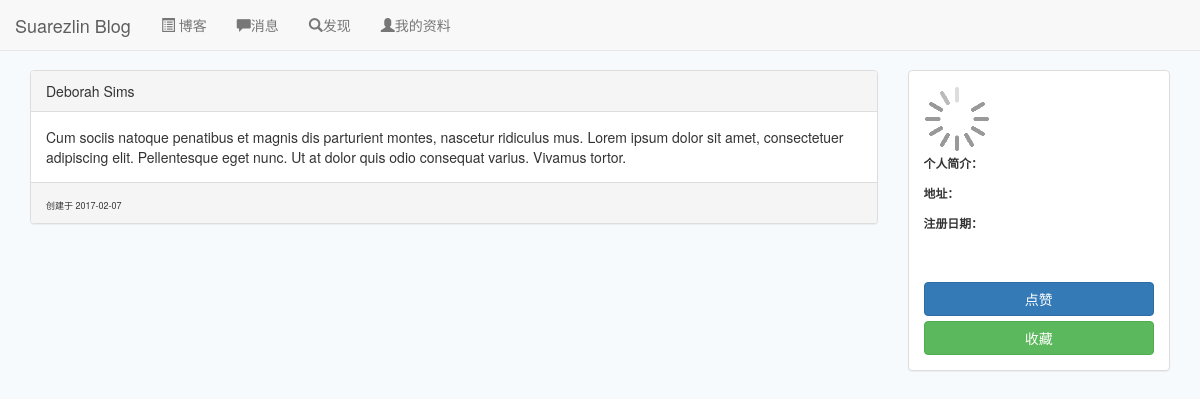
Screenshot of /blog/1 (signed in) with the database file from the repository.
### app/models.py (models this page shows, shortened)
class Text(db.Model):
    __tablename__ = 'texts'
    id = db.Column(db.Integer, primary_key=True)
    body = db.Column(db.Text)
    timestamp = db.Column(db.DateTime, index=True, default=datetime.utcnow)
    author_id = db.Column(db.Integer, db.ForeignKey('users.id'))
    comments = db.relationship('Comment', backref='text')
    title = db.Column(db.Text)
    txt = db.Column(db.Text)
    messages = db.relationship('Message', backref='blog')

### app/main/views.py (the view)
@main.route('/blog/<id>')
@login_required
def get_blog(id):
    blog = Text.query.filter_by(id=id).first()
    if current_user == blog.author:
        if blog is None:
            abort(404)
        else:
            author = blog.author
            timestamp = utc2local(blog.timestamp).strftime('%Y-%m-%d')
            return render_template('blog.html', author=author, blog=blog, timestamp=timestamp)
    else:
        if blog is None:
            abort(404)
        else:
            author = blog.author
            timestamp = utc2local(blog.timestamp).strftime('%Y-%m-%d')
            return render_template('otherblog.html', author=author, blog=blog, timestamp=timestamp)

### app/auth/views.py (called while the page is built)
@auth.before_app_request
def before_request():
    if current_user.is_authenticated and not current_user.confirmed and request.endpoint[:5]!='auth.':
        return redirect(url_for('auth.unconfirmed'))

### app/main/views.py (called while the page is built)
def utc2local(utc_st):
    now_stamp = time.time()
    local_time = datetime.datetime.fromtimestamp(now_stamp)
    utc_time = datetime.datetime.utcfromtimestamp(now_stamp)
    offset = local_time - utc_time
    local_st = utc_st + offset
    return local_st

### app/models.py (called while the page is built)
@login_manager.user_loader
def load_user(user_id):
    return User.query.get(int(user_id))

### app/templates/otherblog.html (shortened to what this page needs)
{% extends "base.html" %}
{% block body %}
    <div class="container">
        <div class="row">
            <div class="col-md-9">
                <div class="panel panel-default">
                    <div class="panel-heading">{{ blog.title }}</div>
                    <div class="panel-body">{{ blog.body |safe }}</div>
                    <div class="panel-footer"><span style="font-size: xx-small;">创建于 {{ timestamp }}</span></div>
                </div>
            </div>
            <div class="col-md-3 hidden-xs">
                <div class="panel panel-default info">
                    <div class="panel-body">
                        <div class="media">
                            <div class="media-left">
                                <a href="" id="pic">
                                    <img class="media-object img-rounded" src="http://localhost:5000/static/wait.gif"
                                         alt=""
                                         style="width: 66px" id="ava">
                                </a>
                            </div>
                            <div class="media-body">
                            </div>
                            <ul class="list-inline">
                                <li>
                                    <small><strong>个人简介：</strong></small>
                                </li>
                            </ul>
                            <ul class="list-inline">
                                <li>
                                    <small><strong>地址：</strong></small>
                                </li>
                            </ul>
                            <ul class="list-inline">
                                <li>
                                    <small><strong>注册日期：</strong></small>
                                </li>
                            </ul>
                            <br><br>
                        </div>
                        <button type="button" class="btn btn-primary btn-block" id="b1" blog="{{ blog.id }}">点赞
                        </button>
                        <button type="button" class="btn btn-success btn-block" id="b2" blog="{{ blog.id }}">收藏
                        </button>
                    </div>
                </div>
            </div>
        </div>
    </div>
{% endblock %}

### app/templates/otherblog.html (style rules this page uses)
.info { position: fixed; width: 262.5px; }

### rows the page displays
Text: title "Deborah Sims", body "Cum sociis natoque penatibus et magnis dis parturient montes, nascetur ridiculus mus. Lorem ipsum dolor sit amet, consectetuer adipiscing elit. Pellentesque eget nunc. Ut at dolor quis odio consequat varius. Vivamus tortor."

### other values shown
{{ timestamp }} "2017-02-07"
